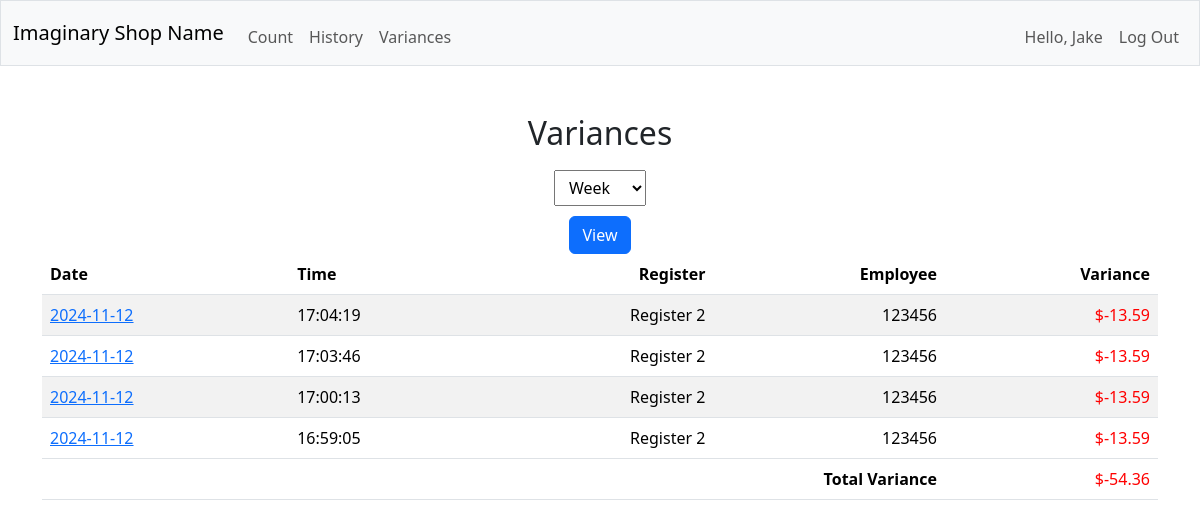
/variances (signed in), run on an earlier commit of the app's database.
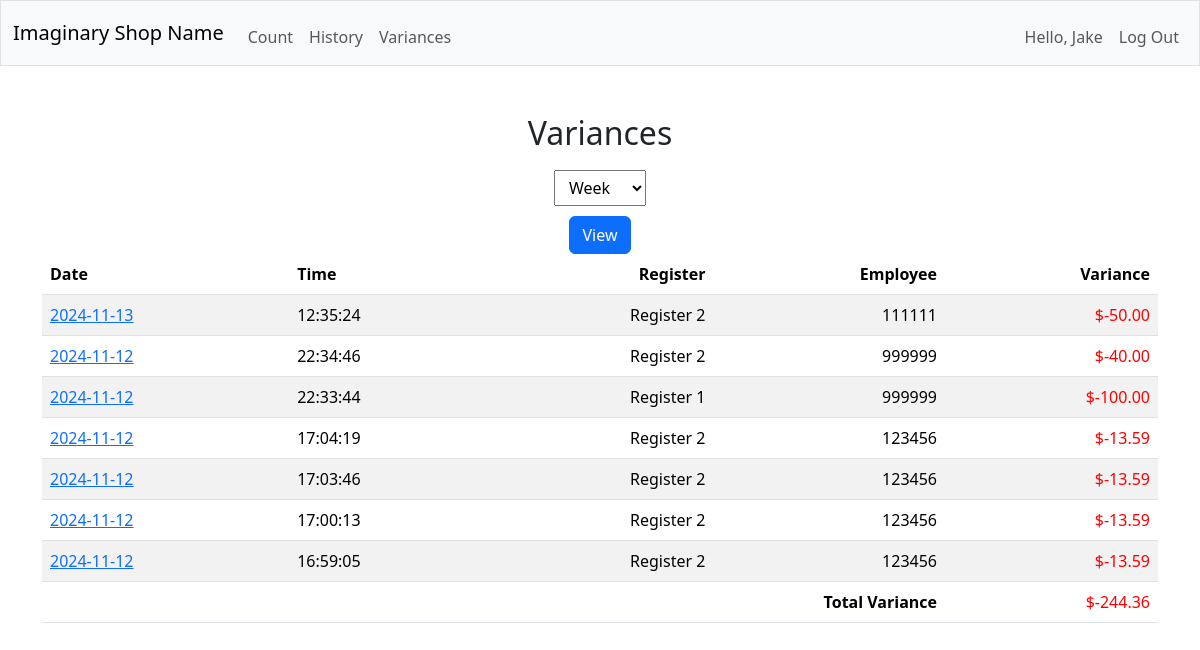
And on a later commit of the database.
### tables this page shows
CREATE TABLE history (
user_id INTEGER NOT NULL,
id INTEGER PRIMARY KEY AUTOINCREMENT NOT NULL,
date DATE,
time TIME,
register INTEGER NOT NULL,
hundred INTEGER NOT NULL,
fifty INTEGER NOT NULL,
twenty INTEGER NOT NULL,
ten INTEGER NOT NULL,
five INTEGER NOT NULL,
one INTEGER NOT NULL,
quarter INTEGER NOT NULL,
dime INTEGER NOT NULL,
nickel INTEGER NOT NULL,
penny INTEGER NOT NULL,
total FLOAT NOT NULL,
expected FLOAT NOT NULL,
variance FLOAT NOT NULL
);

### app.py (the view)
@app.route("/variances", methods=["GET", "POST"])
@login_required
def variances():
    first_name = session.get('first_name')
    if request.method == "POST":
        id = request.form.get("id")
        print("testing", id)
        time = request.form.get("time")
        if time == 'week':
            history = db.execute(
                "SELECT user_id, id, register, date, time, variance FROM history WHERE variance != 0 AND strftime('%W', date) = strftime('%W', 'now') ORDER BY date DESC, time DESC"
            )
            var = db.execute(
                "SELECT SUM(variance) FROM history WHERE variance != 0 AND strftime('%W', date) = strftime('%W', 'now')"
            )
            sum_variance=var[0]['SUM(variance)']
            return render_template("variances.html", history=history, sum_variance=sum_variance, first_name=first_name)
        if time == 'month':
            history = db.execute(
                "SELECT user_id, id, register, date, time, variance FROM history WHERE variance != 0 AND strftime('%m', date) = strftime('%m', 'now') ORDER BY date DESC, time DESC"
            )
            var = db.execute(
                "SELECT SUM(variance) FROM history WHERE variance != 0 AND strftime('%m', date) = strftime('%m', 'now')"
            )
            sum_variance=var[0]['SUM(variance)']
            return render_template("variances.html", history=history, sum_variance=sum_variance, first_name=first_name)
        if time == 'year':
            history = db.execute(
                "SELECT user_id, id, register, date, time, variance FROM history WHERE variance != 0 AND strftime('%Y', date) = strftime('%Y', 'now') ORDER BY date DESC, time DESC"
            )
            var = db.execute(
                "SELECT SUM(variance) FROM history WHERE variance != 0 AND strftime('%Y', date) = strftime('%Y', 'now')"
            )
            sum_variance=var[0]['SUM(variance)']
            return render_template("variances.html", history=history, sum_variance=sum_variance, first_name=first_name)
    else:
        history = db.execute(
            "SELECT user_id, id, register, date, time, variance FROM history WHERE variance != 0 AND strftime('%W', date) = strftime('%W', 'now') ORDER BY date DESC, time DESC"
        )
        var = db.execute(
            "SELECT SUM(variance) FROM history WHERE strftime('%W', date) = strftime('%W', 'now')"
        )
        sum_variance=var[0]['SUM(variance)']
        return render_template("variances.html", sum_variance=sum_variance, history=history, first_name=first_name)

### app.py (called while the page is built)
def usd(value):
    return f"${float(value):,.2f}"

@app.after_request
def after_request(response):
    response.headers["Cache-Control"] = "no-cache, no-store, must-revalidate"
    response.headers["Expires"] = 0
    response.headers["Pragma"] = "no-cache"
    return response

def login_required(f):
    @wraps(f)
    def decorated_function(*args, **kwargs):
        if session.get("user_id") is None:
            return redirect("/login")
        return f(*args, **kwargs)
    return decorated_function

### templates/variances.html (shortened to what this page needs)
{% extends "layout.html" %}
{% block main %}
<h1>Variances</h1>
<form action="/variances" method="post">
    <select name="time">
        <option value="week">Week</option>
    </select>
    <br>
    <button class="btn btn-primary" type="submit">View</button>
</form>
<table class="table table-striped">
    <thead>
        <tr>
            <th class="text-start">Date</th>
            <th class="text-start">Time</th>
            <th class="text-end">Register</th>
            <th class="text-end">Employee</th>
            <th class="text-end">Variance</th>
        </tr>
    </thead>
      <form action="/view-count" method="get">
            <tbody>
                {% for row in history %}
                <tr>
                    <td class="text-start"><a href="/view-count?id={{ row.id }}">{{ row.date }}</a></td>
                    <td class="text-start">{{ row.time }}</td>
                    {% if row.register == 'reg-1' %}
                    <td class="text-end">Register 1</td>
                    {% endif %}
                    {% if row.register == 'reg-2' %}
                    <td class="text-end">Register 2</td>
                    {% endif %}
                    <td class="text-end">{{ row.user_id }}</td>
                    <td class="text-end var">{{ row.variance | usd }}</td>
                </tr>
                {% endfor %}
            </tbody>
        </form>
    <tfoot>
        <tr>
            <th class="text-end" colspan="4">Total Variance</th>
            <td class="text-end" id="total-var">{{ sum_variance | usd }}</td>
        </tr>
    </tfoot>
</table>
{% endblock %}

What changed in the data, as far as the page shows it:
added history: date "2024-11-13", time "12:35:24", register "Register 2", user_id "111111", variance "$-50.00"
added history: date "2024-11-12", time "22:34:46", register "Register 2", user_id "999999", variance "$-40.00"
added history: date "2024-11-12", time "22:33:44", register "Register 1", user_id "999999", variance "$-100.00"
Also different on the page:
{{ sum_variance | usd }}: "$-54.36" → "$-244.36"
